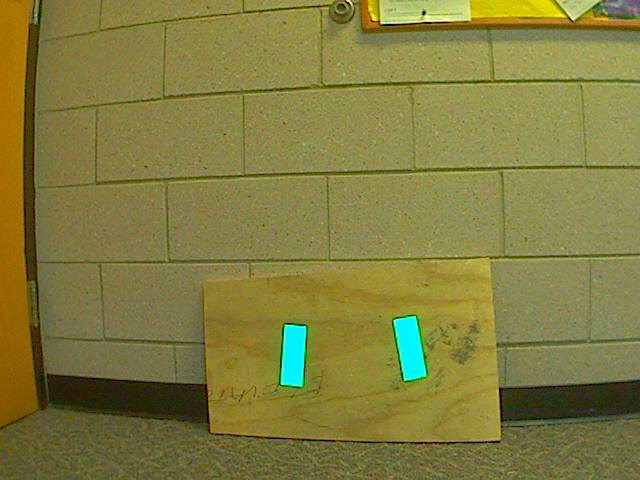
#> input picture testing.jpg, 640 x 480 px
$ python -i grip_2019_newcamera.py   (imports and definitions only)   (older library calls are emulated)
#> lines starting #> are read from the running program, lines starting #| are printed output that depends on the picture; after the words box and inside, x2 and y2 are one past the last pixel; in counts of white or black regions, pixels touching at a corner belong together
#> further down, picture is the input picture: shape (480, 640, 3); mean B, G, R 63.2, 125.3, 129.4
import cv2
import numpy
import math
from enum import Enum

class GripPipeline:
    """
    An OpenCV pipeline generated by GRIP.
    """

    def __init__(self):
        """initializes all values to presets or None if need to be set
        """

        self.__hsv_threshold_hue = [74.46043165467626, 99.01528013582343]
        self.__hsv_threshold_saturation = [94.01978417266189, 255.0]
        self.__hsv_threshold_value = [139.8830935251799, 255.0]

        self.hsv_threshold_output = None

        self.__find_contours_input = self.hsv_threshold_output
        self.__find_contours_external_only = False

        self.find_contours_output = None

        self.__filter_contours_contours = self.find_contours_output
        self.__filter_contours_min_area = 50.0
        self.__filter_contours_min_perimeter = 0.0
        self.__filter_contours_min_width = 0.0
        self.__filter_contours_max_width = 100000.0
        self.__filter_contours_min_height = 10.0
        self.__filter_contours_max_height = 100000.0
        self.__filter_contours_solidity = [0.0, 100.0]
        self.__filter_contours_max_vertices = 1000.0
        self.__filter_contours_min_vertices = 0.0
        self.__filter_contours_min_ratio = 0.0
        self.__filter_contours_max_ratio = 1000.0

        self.filter_contours_output = None

        self.__convex_hulls_contours = self.filter_contours_output

        self.convex_hulls_output = None


    def process(self, source0):
        """
        Runs the pipeline and sets all outputs to new values.
        """
        # Step HSV_Threshold0:
        self.__hsv_threshold_input = source0
        (self.hsv_threshold_output) = self.__hsv_threshold(self.__hsv_threshold_input, self.__hsv_threshold_hue, self.__hsv_threshold_saturation, self.__hsv_threshold_value)

        # Step Find_Contours0:
        self.__find_contours_input = self.hsv_threshold_output
        (self.find_contours_output) = self.__find_contours(self.__find_contours_input, self.__find_contours_external_only)

        # Step Filter_Contours0:
        self.__filter_contours_contours = self.find_contours_output
        (self.filter_contours_output) = self.__filter_contours(self.__filter_contours_contours, self.__filter_contours_min_area, self.__filter_contours_min_perimeter, self.__filter_contours_min_width, self.__filter_contours_max_width, self.__filter_contours_min_height, self.__filter_contours_max_height, self.__filter_contours_solidity, self.__filter_contours_max_vertices, self.__filter_contours_min_vertices, self.__filter_contours_min_ratio, self.__filter_contours_max_ratio)

        # Step Convex_Hulls0:
        self.__convex_hulls_contours = self.filter_contours_output
        (self.convex_hulls_output) = self.__convex_hulls(self.__convex_hulls_contours)


    @staticmethod
    def __hsv_threshold(input, hue, sat, val):
        """Segment an image based on hue, saturation, and value ranges.
        Args:
            input: A BGR numpy.ndarray.
            hue: A list of two numbers the are the min and max hue.
            sat: A list of two numbers the are the min and max saturation.
            lum: A list of two numbers the are the min and max value.
        Returns:
            A black and white numpy.ndarray.
        """
        out = cv2.cvtColor(input, cv2.COLOR_BGR2HSV)
#> out: shape (480, 640, 3); mean H, S, V 28.6, 138, 132.7
        return cv2.inRange(out, (hue[0], sat[0], val[0]),  (hue[1], sat[1], val[1]))
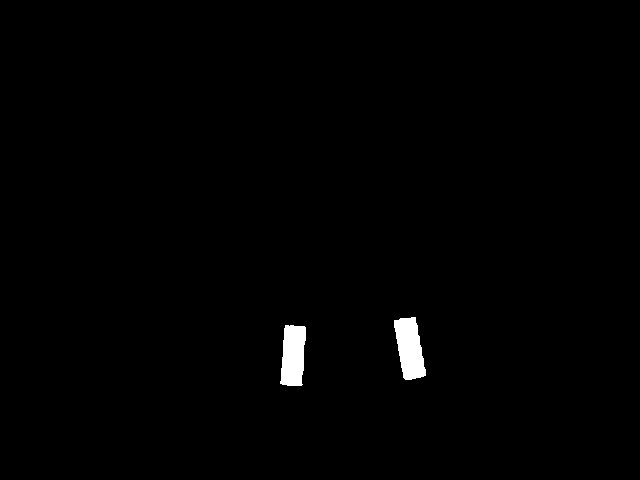
#> returned value: shape (480, 640); 0.88% white; 2 white regions, box (x1, y1, x2, y2) and area: (394, 317, 426, 380) 1395, (280, 325, 306, 386) 1303

    @staticmethod
    def __find_contours(input, external_only):
        """Sets the values of pixels in a binary image to their distance to the nearest black pixel.
        Args:
            input: A numpy.ndarray.
            external_only: A boolean. If true only external contours are found.
        Return:
            A list of numpy.ndarray where each one represents a contour.
        """
        if(external_only):
            mode = cv2.RETR_EXTERNAL
        else:
            mode = cv2.RETR_LIST
        method = cv2.CHAIN_APPROX_SIMPLE
        if int(cv2.__version__.split('.')[0]) < 4:
            im2, contours, hierarchy = cv2.findContours(input, mode=mode, method=method)
        else:
            contours, hierarchy = cv2.findContours(input, mode=mode, method=method)
        return contours

    @staticmethod
    def __filter_contours(input_contours, min_area, min_perimeter, min_width, max_width,
                        min_height, max_height, solidity, max_vertex_count, min_vertex_count,
                        min_ratio, max_ratio):
        """Filters out contours that do not meet certain criteria.
        Args:
            input_contours: Contours as a list of numpy.ndarray.
            min_area: The minimum area of a contour that will be kept.
            min_perimeter: The minimum perimeter of a contour that will be kept.
            min_width: Minimum width of a contour.
            max_width: MaxWidth maximum width.
            min_height: Minimum height.
            max_height: Maximimum height.
            solidity: The minimum and maximum solidity of a contour.
            min_vertex_count: Minimum vertex Count of the contours.
            max_vertex_count: Maximum vertex Count.
            min_ratio: Minimum ratio of width to height.
            max_ratio: Maximum ratio of width to height.
        Returns:
            Contours as a list of numpy.ndarray.
        """
#> called with min_area = 50, min_perimeter = 0, min_width = 0, max_width = 100000, min_height = 10, max_height = 100000, max_vertex_count = 1000, min_vertex_count = 0
        output = []
        for contour in input_contours:
            x,y,w,h = cv2.boundingRect(contour)
            if (w < min_width or w > max_width):
                continue
            if (h < min_height or h > max_height):
                continue
            area = cv2.contourArea(contour)
            if (area < min_area):
                continue
            if (cv2.arcLength(contour, True) < min_perimeter):
                continue
            hull = cv2.convexHull(contour)
            solid = 100 * area / cv2.contourArea(hull)
            if (solid < solidity[0] or solid > solidity[1]):
                continue
            if (len(contour) < min_vertex_count or len(contour) > max_vertex_count):
                continue
            ratio = (float)(w) / h
            if (ratio < min_ratio or ratio > max_ratio):
                continue
            output.append(contour)
        return output

    @staticmethod
    def __convex_hulls(input_contours):
        """Computes the convex hulls of contours.
        Args:
            input_contours: A list of numpy.ndarray that each represent a contour.
        Returns:
            A list of numpy.ndarray that each represent a contour.
        """
        output = []
        for contour in input_contours:
            output.append(cv2.convexHull(contour))
        return output

>>> import cv2
>>> picture = cv2.imread('testing.jpg')
>>> result = GripPipeline().process(picture)
